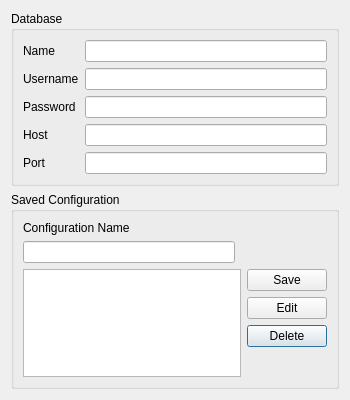
<?xml version="1.0" encoding="UTF-8"?>
<ui version="4.0">
 <class>PreferencesDialog</class>
 <widget class="QDialog" name="PreferencesDialog">
  <property name="geometry">
   <rect>
    <x>0</x>
    <y>0</y>
    <width>350</width>
    <height>400</height>
   </rect>
  </property>
  <property name="minimumSize">
   <size>
    <width>350</width>
    <height>400</height>
   </size>
  </property>
  <property name="maximumSize">
   <size>
    <width>350</width>
    <height>500</height>
   </size>
  </property>
  <property name="windowTitle">
   <string>Dialog</string>
  </property>
  <layout class="QVBoxLayout" name="verticalLayout">
   <item>
    <widget class="QGroupBox" name="groupBox">
     <property name="title">
      <string>Database</string>
     </property>
     <layout class="QFormLayout" name="formLayout">
      <property name="fieldGrowthPolicy">
       <enum>QFormLayout::AllNonFixedFieldsGrow</enum>
      </property>
      <item row="0" column="0">
       <widget class="QLabel" name="label">
        <property name="text">
         <string>Name</string>
        </property>
       </widget>
      </item>
      <item row="0" column="1">
       <widget class="QLineEdit" name="lineEdit"/>
      </item>
      <item row="1" column="0">
       <widget class="QLabel" name="label_2">
        <property name="text">
         <string>Username</string>
        </property>
       </widget>
      </item>
      <item row="1" column="1">
       <widget class="QLineEdit" name="lineEdit_2"/>
      </item>
      <item row="2" column="0">
       <widget class="QLabel" name="label_3">
        <property name="text">
         <string>Password</string>
        </property>
       </widget>
      </item>
      <item row="2" column="1">
       <widget class="QLineEdit" name="lineEdit_4"/>
      </item>
      <item row="3" column="0">
       <widget class="QLabel" name="label_4">
        <property name="text">
         <string>Host</string>
        </property>
       </widget>
      </item>
      <item row="3" column="1">
       <widget class="QLineEdit" name="lineEdit_3"/>
      </item>
      <item row="4" column="0">
       <widget class="QLabel" name="label_5">
        <property name="text">
         <string>Port</string>
        </property>
       </widget>
      </item>
      <item row="4" column="1">
       <widget class="QLineEdit" name="lineEdit_5"/>
      </item>
     </layout>
    </widget>
   </item>
   <item>
    <widget class="QGroupBox" name="groupBox_2">
     <property name="title">
      <string>Saved Configuration</string>
     </property>
     <layout class="QGridLayout" name="gridLayout">
      <item row="1" column="0">
       <widget class="QLineEdit" name="lineEdit_6"/>
      </item>
      <item row="4" column="2">
       <widget class="QPushButton" name="pushButton">
        <property name="text">
         <string>Delete</string>
        </property>
       </widget>
      </item>
      <item row="2" column="2">
       <widget class="QPushButton" name="pushButton_2">
        <property name="text">
         <string>Save</string>
        </property>
       </widget>
      </item>
      <item row="3" column="2">
       <widget class="QPushButton" name="pushButton_3">
        <property name="text">
         <string>Edit</string>
        </property>
       </widget>
      </item>
      <item row="2" column="0" rowspan="4" colspan="2">
       <widget class="QListView" name="listView"/>
      </item>
      <item row="0" column="0">
       <widget class="QLabel" name="label_6">
        <property name="text">
         <string>Configuration Name</string>
        </property>
       </widget>
      </item>
     </layout>
    </widget>
   </item>
  </layout>
 </widget>
 <resources/>
 <connections/>
</ui>
